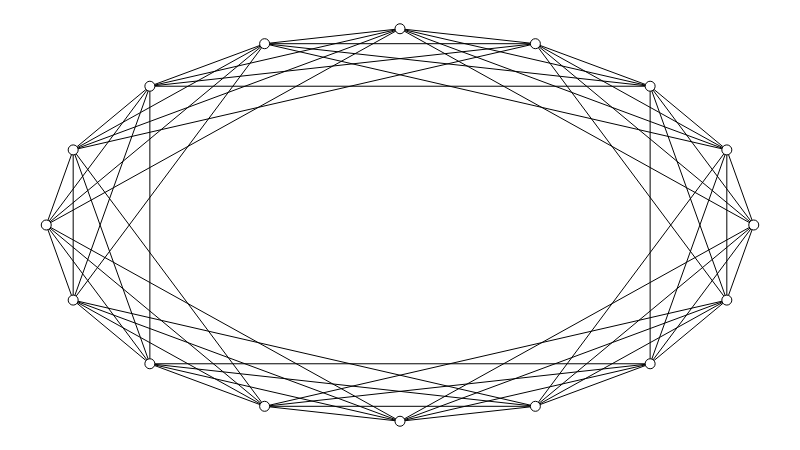

Notebook code for this chart:
### Markdown cell above
Podemos confirmar que, infelizmente, o anel com cordas não está oferecendo muito de pequeno mundo além do que o macaco pode oferecer, pois ambos perdem cliques conforme crescem... Mas essa investigação nos deu informações valiosas!

## A necessidade de um benchmark

Podemos perceber, pelos resultados acima, que obter uma métrica não basta: precisamos também de uma *referência* para podermos interpretar o que o valor obtido significa. Fizemos isso no primeiro encontro, lembram? Sabíamos que a rede de citações era desigual por que tínhamos uma referência de igualdade: a *distribuição normal*.

Então qual seria nosso benchmark de "mundo-pequenez"? A dupla Isabella/Hugo fez uma sugestão interessante: usar grafos que são reconhecidamente pequeno mundo para deduzir um benchmark a partir deles. Seríamos a favor dessa sugestão se:

1. tivéssemos o acesso a um grande volume desses grafos e a confiança de que o reconhecimento de pequeno mundo foi preciso;
2. esta fosse uma disciplina voltada a *Machine Learning*. :)

Infelizmente, não podemos supor isso, então temos que procurar algo mais simples...

Note que o grafo aleatório é uma boa referência de *comprimento médio desejado* mas *coeficiente de transitividade indesejado*. O mínimo que se espera de uma rede pequeno mundo é que tenha um coeficiente de transitividade melhor que o do grafo aleatório.

Será que existe uma boa referência de *coeficiente de transitividade desejado* mas *comprimento médio indesejado*? Sim! Tudo o que precisamos fazer é um "anel de cliques". Observe a função abaixo.

### Code cell
def caveman_graph(num_nodes, avg_degree):
    if avg_degree % 2 != 0:
        raise ValueError('grau médio deve ser par')

    # Gera um grafo circular.
    g = nx.cycle_graph(num_nodes)

    # Calcula o limite de arestas que
    # cada nó dispara para cada lado.
    max_edges = avg_degree // 2

    # Prepara uma lista de nós para percorrer por índice.
    nodes = list(g.nodes)

    # Para cada nó...
    for i in range(len(nodes)):
        n = nodes[i]

        # ...e cada aresta a disparar...
        for shift in range(2, max_edges + 1):
            j = (i + shift) % len(nodes)
            m = nodes[j]

            # ...dispara a aresta.
            g.add_edge(n, m)

    return g


# Gera um anel de cliques.
g = caveman_graph(NUM_NODES, AVG_DEGREE)

# Atribui posições aos nós.
sn.set_circle_positions(g)

# Mostra o grafo.
show_graph(g)

### Figure 1 — Plotly figure (JSON) as saved in the notebook; plotly's stock layout.template omitted (floating-point values rounded to 4 significant figures; data arrays with more than 128 entries replaced by an {"elided": "..."} marker saying what was removed)
{"data": [{"hoverinfo": "none", "line": {"color": "rgb(0, 0, 0)", "width": 1}, "mode": "lines", "type": "scatter", "uid": "b30a50ec-aa02-11e8-bcaa-e094670fd0e3", "x": {"elided": "192 float values"}, "y": {"elided": "192 float values"}}, {"hoverinfo": "none", "marker": {"color": "rgb(255, 255, 255)", "line": {"color": "rgb(0, 0, 0)", "width": 1}, "size": 10}, "mode": "markers+text", "text": [], "textfont": {"color": "rgb(0, 0, 0)"}, "textposition": "middle center", "type": "scatter", "uid": "b30a50ed-aa02-11e8-bcaa-e094670fd0e3", "x": [1, 0.9619, 0.8536, 0.6913, 0.5, 0.3087, 0.1464, 0.03806, 0, 0.03806, 0.1464, 0.3087, 0.5, 0.6913, 0.8536, 0.9619], "y": [0.5, 0.6913, 0.8536, 0.9619, 1, 0.9619, 0.8536, 0.6913, 0.5, 0.3087, 0.1464, 0.03806, 0, 0.03806, 0.1464, 0.3087]}], "layout": {"height": 450, "margin": {"b": 0, "l": 0, "r": 0, "t": 0}, "showlegend": false, "width": 800, "xaxis": {"showgrid": false, "showticklabels": false, "zeroline": false}, "yaxis": {"showgrid": false, "showticklabels": false, "zeroline": false}}}
